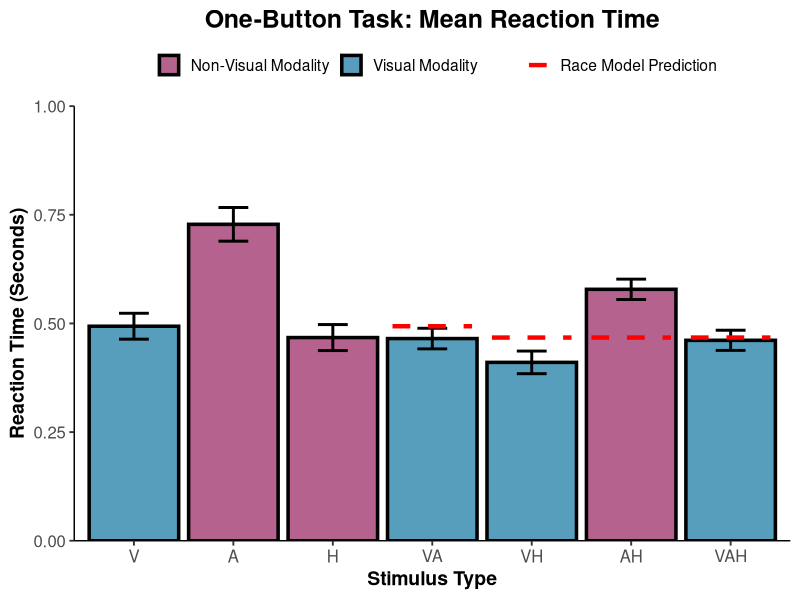
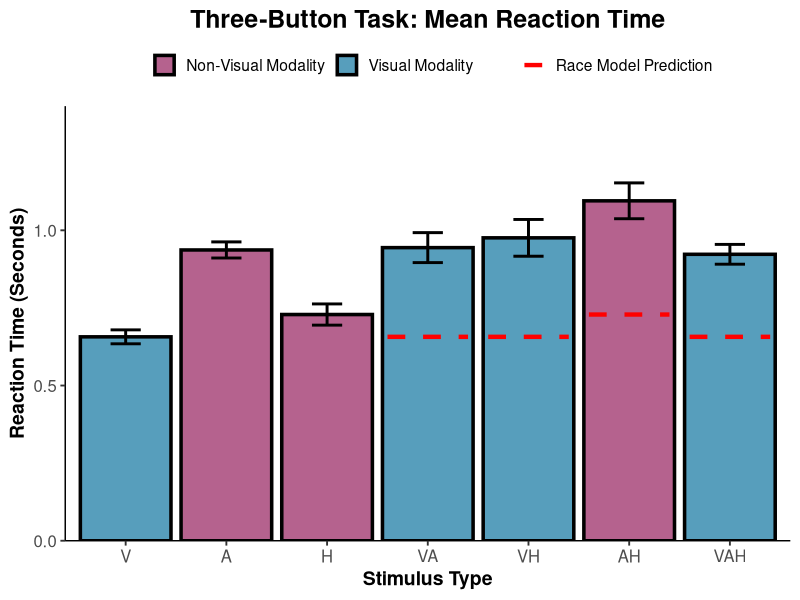
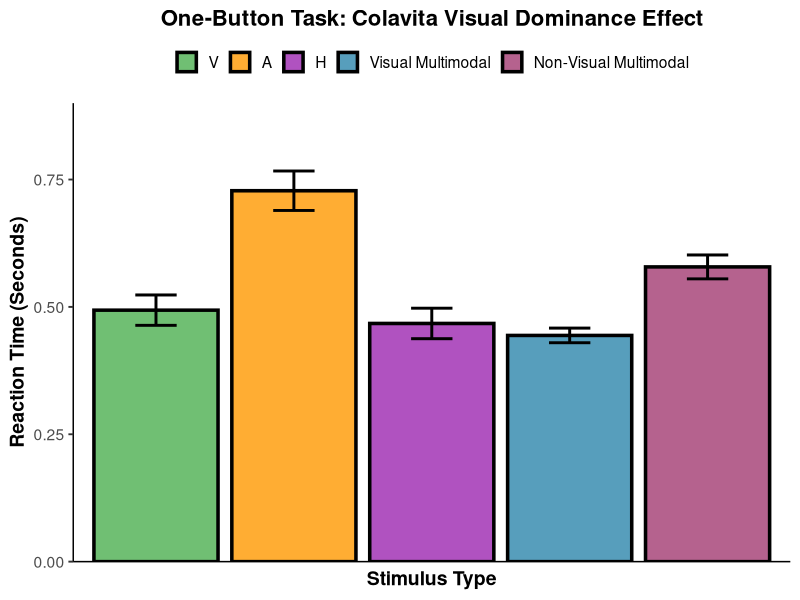
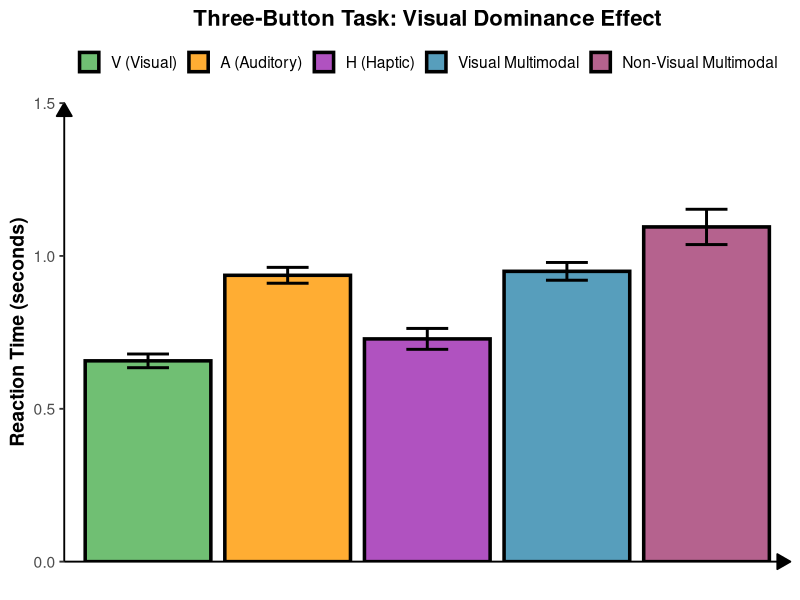

These charts were generated, in order, by the following R code:
# ============================================================================
# Create Figures - MINIMAL VERSION (No xml2/rvest needed)
# Works with: dplyr, readr, ggplot2 only
# ============================================================================

# Load only what we need (these should have installed successfully)
library(dplyr)
library(readr)
library(ggplot2)

# ============================================================================
# STEP 1: Load and Prepare Data
# ============================================================================

# Set your working directory
setwd("/Users/dylanpham/Documents/GitHub/Reaction-Time-App-Mohala-Lab-")

# Load one-button data
one_button_1 <- read_csv("one_button_reaction_data_1.csv")
one_button_2 <- read_csv("one_button_reaction_data_2.csv")
one_button_3 <- read_csv("one_button_reaction_data_3.csv")

# Load three-button data
three_button_1 <- read_csv("three_button_reaction_data_1.csv")
three_button_2 <- read_csv("three_button_reaction_data_2.csv")
three_button_3 <- read_csv("three_button_reaction_data_3.csv")

# Combine datasets
one_button <- bind_rows(one_button_1, one_button_2, one_button_3)
three_button <- bind_rows(three_button_1, three_button_2, three_button_3)

# Filter for correct responses only
one_correct <- one_button[one_button$FeltCorrectly == "YES", ]
three_correct <- three_button[three_button$FeltCorrectly == "YES", ]

cat("One-button correct trials:", nrow(one_correct), "\n")
cat("Three-button correct trials:", nrow(three_correct), "\n")

# ============================================================================
# STEP 2: Calculate Race Model Predictions
# ============================================================================

# Get unimodal mean RTs (one-button task)
V_mean <- mean(one_correct$ReactionTime_seconds[one_correct$Stimulus == "V"])
A_mean <- mean(one_correct$ReactionTime_seconds[one_correct$Stimulus == "A"])
H_mean <- mean(one_correct$ReactionTime_seconds[one_correct$Stimulus == "H"])

# Print them
cat("\n=== RACE MODEL PREDICTIONS (One-Button Task) ===\n")
cat(sprintf("V alone: %.3f s\n", V_mean))
cat(sprintf("A alone: %.3f s\n", A_mean))
cat(sprintf("H alone: %.3f s\n", H_mean))

# Calculate race model predictions
race_predictions <- data.frame(
  Stimulus = c("VA", "VH", "AH", "VAH"),
  RaceModel = c(
    min(V_mean, A_mean),
    min(V_mean, H_mean),
    min(A_mean, H_mean),
    min(V_mean, A_mean, H_mean)
  )
)

print(race_predictions)

# Get unimodal mean RTs (three-button task)
V_mean_3 <- mean(three_correct$RT1_seconds[three_correct$Stimulus == "V"], na.rm = TRUE)
A_mean_3 <- mean(three_correct$RT1_seconds[three_correct$Stimulus == "A"], na.rm = TRUE)
H_mean_3 <- mean(three_correct$RT1_seconds[three_correct$Stimulus == "H"], na.rm = TRUE)

# Race model for three-button
race_predictions_3 <- data.frame(
  Stimulus = c("VA", "VH", "AH", "VAH"),
  RaceModel = c(
    min(V_mean_3, A_mean_3),
    min(V_mean_3, H_mean_3),
    min(A_mean_3, H_mean_3),
    min(V_mean_3, A_mean_3, H_mean_3)
  )
)

# ============================================================================
# FIGURE 1: One-Button Task - Mean RT by Stimulus Type
# ============================================================================

# Calculate summary statistics
one_summary <- one_correct %>%
  group_by(Stimulus) %>%
  summarise(
    mean_RT = mean(ReactionTime_seconds),
    sem_RT = sd(ReactionTime_seconds) / sqrt(n()),
    .groups = 'drop'
  )

# Add visual-containing indicator
one_summary$visual_containing <- ifelse(grepl("V", one_summary$Stimulus), "Visual", "Non-Visual")

# Order stimuli
one_summary$Stimulus <- factor(one_summary$Stimulus, levels = c("V", "A", "H", "VA", "VH", "AH", "VAH"))

# Add race model predictions
one_summary <- merge(one_summary, race_predictions, by = "Stimulus", all.x = TRUE)

# Create Figure 1
fig1 <- ggplot(one_summary, aes(x = Stimulus, y = mean_RT, fill = visual_containing)) +
  geom_bar(stat = "identity", color = "black", size = 1.2, alpha = 0.8) +
  geom_errorbar(aes(ymin = mean_RT - sem_RT, ymax = mean_RT + sem_RT),
                width = 0.3, size = 1) +
  # Add race model lines for multimodal conditions
  geom_segment(data = one_summary[!is.na(one_summary$RaceModel), ],
               aes(x = as.numeric(Stimulus) - 0.4, xend = as.numeric(Stimulus) + 0.4,
                   y = RaceModel, yend = RaceModel, linetype = "Race Model"),
               color = "red", size = 1.5) +
  scale_fill_manual(values = c("Visual" = "#2E86AB", "Non-Visual" = "#A23B72"),
                    name = "",
                    labels = c("Non-Visual" = "Non-Visual Modality", "Visual" = "Visual Modality")) +
  scale_linetype_manual(values = c("Race Model" = "dashed"),
                        name = "",
                        labels = c("Race Model Prediction")) +
  scale_y_continuous(expand = c(0, 0), limits = c(0, 1.0)) +
  labs(
    title = "One-Button Task: Mean Reaction Time",
    x = "Stimulus Type",
    y = "Reaction Time (Seconds)"
  ) +
  theme_classic(base_size = 14) +
  theme(
    plot.title = element_text(face = "bold", size = 18, hjust = 0.5),
    axis.title = element_text(face = "bold"),
    axis.text = element_text(size = 12),
    legend.position = "top",
    axis.line = element_line(color = "black",
                            linewidth = 0.5,
                            linetype = 1))

# Save Figure 1
ggsave("Figure1_OneButton_MeanRT.png", fig1, width = 10, height = 6, dpi = 300)
cat("\n✓ Figure 1 saved: Figure1_OneButton_MeanRT.png\n")

# ============================================================================
# FIGURE 2: Three-Button Task - Mean RT by Stimulus Type
# ============================================================================

# Calculate summary statistics
three_summary <- three_correct %>%
  group_by(Stimulus) %>%
  summarise(
    mean_RT = mean(RT1_seconds, na.rm = TRUE),
    sem_RT = sd(RT1_seconds, na.rm = TRUE) / sqrt(n()),
    .groups = 'drop'
  )

three_summary$visual_containing <- ifelse(grepl("V", three_summary$Stimulus), "Visual", "Non-Visual")
three_summary$Stimulus <- factor(three_summary$Stimulus, levels = c("V", "A", "H", "VA", "VH", "AH", "VAH"))
three_summary <- merge(three_summary, race_predictions_3, by = "Stimulus", all.x = TRUE)

# Create Figure 2
fig2 <- ggplot(three_summary, aes(x = Stimulus, y = mean_RT, fill = visual_containing)) +
  geom_bar(stat = "identity", color = "black", size = 1.2, alpha = 0.8) +
  geom_errorbar(aes(ymin = mean_RT - sem_RT, ymax = mean_RT + sem_RT),
                width = 0.3, size = 1) +
  geom_segment(data = three_summary[!is.na(three_summary$RaceModel), ],
               aes(x = as.numeric(Stimulus) - 0.4, xend = as.numeric(Stimulus) + 0.4,
                   y = RaceModel, yend = RaceModel, linetype = "Race Model"),
               color = "red", size = 1.5) +
  scale_fill_manual(values = c("Visual" = "#2E86AB", "Non-Visual" = "#A23B72"),
                    name = "",
                    labels = c("Non-Visual" = "Non-Visual Modality", "Visual" = "Visual Modality")) +
  scale_linetype_manual(values = c("Race Model" = "dashed"),
                        name = "",
                        labels = c("Race Model Prediction")) +
  scale_y_continuous(expand = c(0, 0), limits = c(0, 1.4)) +
  labs(
    title = "Three-Button Task: Mean Reaction Time",
    x = "Stimulus Type",
    y = "Reaction Time (Seconds)"
  ) +
  theme_classic(base_size = 14) +
  theme(
    plot.title = element_text(face = "bold", size = 18, hjust = 0.5),
    axis.title = element_text(face = "bold"),
    axis.text = element_text(size = 12),
    legend.position = "top",
    axis.line = element_line(color = "black",
                             linewidth = 0.5,
                             linetype = 1))

# Save Figure 2
ggsave("Figure2_ThreeButton_MeanRT.png", fig2, width = 10, height = 6, dpi = 300)
cat("✓ Figure 2 saved: Figure2_ThreeButton_MeanRT.png\n")

# ============================================================================
# FIGURE 3: One-Button Task - Visual vs Non-Visual Comparison
# ============================================================================

# Calculate means for visual multimodal
vis_multi_data <- one_correct[one_correct$Stimulus %in% c("VA", "VH", "VAH"), ]
vis_multi_mean <- mean(vis_multi_data$ReactionTime_seconds)
vis_multi_sem <- sd(vis_multi_data$ReactionTime_seconds) / sqrt(nrow(vis_multi_data))

# Calculate means for non-visual multimodal
nonvis_multi_data <- one_correct[one_correct$Stimulus == "AH", ]
nonvis_multi_mean <- mean(nonvis_multi_data$ReactionTime_seconds)
nonvis_multi_sem <- sd(nonvis_multi_data$ReactionTime_seconds) / sqrt(nrow(nonvis_multi_data))

# Create comparison data
comparison_one <- data.frame(
  Category = factor(c("V", "A", "H", "Visual\nMultimodal", "Non-Visual\nMultimodal"),
                    levels = c("V", "A", "H", "Visual\nMultimodal", "Non-Visual\nMultimodal")),
  mean_RT = c(V_mean, A_mean, H_mean, vis_multi_mean, nonvis_multi_mean),
  sem_RT = c(
    sd(one_correct$ReactionTime_seconds[one_correct$Stimulus == "V"]) / sqrt(sum(one_correct$Stimulus == "V")),
    sd(one_correct$ReactionTime_seconds[one_correct$Stimulus == "A"]) / sqrt(sum(one_correct$Stimulus == "A")),
    sd(one_correct$ReactionTime_seconds[one_correct$Stimulus == "H"]) / sqrt(sum(one_correct$Stimulus == "H")),
    vis_multi_sem,
    nonvis_multi_sem
  ),
  Type = factor(c("V", "A", "H", "Visual-Multimodal", "Non-Visual-Multimodal"),
                levels = c("V", "A", "H", "Visual-Multimodal", "Non-Visual-Multimodal"))
)

# Create Figure 3
fig3 <- ggplot(comparison_one, aes(x = Category, y = mean_RT, fill = Type)) +
  geom_bar(stat = "identity", color = "black", size = 1.2, alpha = 0.8) +
  geom_errorbar(aes(ymin = mean_RT - sem_RT, ymax = mean_RT + sem_RT),
                width = 0.3, size = 1) +
  scale_fill_manual(values = c("V" = "#4CAF50",
                               "A" = "#FF9800", 
                               "H" = "#9C27B0",
                               "Visual-Multimodal" = "#2E86AB",
                               "Non-Visual-Multimodal" = "#A23B72"),
                    labels = c("V" = "V",
                               "A" = "A",
                               "H" = "H",
                               "Visual-Multimodal" = "Visual Multimodal",
                               "Non-Visual-Multimodal" = "Non-Visual Multimodal")) +
  scale_y_continuous(expand = c(0, 0), limits = c(0, 0.9)) +
  labs(
    title = "One-Button Task: Colavita Visual Dominance Effect",
    x = "Stimulus Type",
    y = "Reaction Time (Seconds)"
  ) +
  theme_classic(base_size = 14) +
  theme(
    plot.title = element_text(face = "bold", size = 16, hjust = 0.5),
    axis.title = element_text(face = "bold"),
    axis.text.x = element_blank(),
    axis.ticks.x = element_blank(),
    legend.position = "top",
    legend.title = element_blank(),
    axis.line = element_line(color = "black",
                             linewidth = 0.5,
                             linetype = 1))

# Save Figure 3
ggsave("Figure3_OneButton_Comparison.png", fig3, width = 12, height = 7, dpi = 300)
cat("✓ Figure 3 saved: Figure3_OneButton_Comparison.png\n")

# ============================================================================
# FIGURE 4: Three-Button Task - Visual vs Non-Visual Comparison
# ============================================================================

# Calculate means
vis_multi_data_3 <- three_correct[three_correct$Stimulus %in% c("VA", "VH", "VAH"), ]
vis_multi_mean_3 <- mean(vis_multi_data_3$RT1_seconds, na.rm = TRUE)
vis_multi_sem_3 <- sd(vis_multi_data_3$RT1_seconds, na.rm = TRUE) / sqrt(sum(!is.na(vis_multi_data_3$RT1_seconds)))

nonvis_multi_data_3 <- three_correct[three_correct$Stimulus == "AH", ]
nonvis_multi_mean_3 <- mean(nonvis_multi_data_3$RT1_seconds, na.rm = TRUE)
nonvis_multi_sem_3 <- sd(nonvis_multi_data_3$RT1_seconds, na.rm = TRUE) / sqrt(sum(!is.na(nonvis_multi_data_3$RT1_seconds)))

comparison_three <- data.frame(
  Category = factor(c("V", "A", "H", "Visual\nMultimodal", "Non-Visual\nMultimodal"),
                    levels = c("V", "A", "H", "Visual\nMultimodal", "Non-Visual\nMultimodal")),
  mean_RT = c(V_mean_3, A_mean_3, H_mean_3, vis_multi_mean_3, nonvis_multi_mean_3),
  sem_RT = c(
    sd(three_correct$RT1_seconds[three_correct$Stimulus == "V"], na.rm = TRUE) / sqrt(sum(three_correct$Stimulus == "V")),
    sd(three_correct$RT1_seconds[three_correct$Stimulus == "A"], na.rm = TRUE) / sqrt(sum(three_correct$Stimulus == "A")),
    sd(three_correct$RT1_seconds[three_correct$Stimulus == "H"], na.rm = TRUE) / sqrt(sum(three_correct$Stimulus == "H")),
    vis_multi_sem_3,
    nonvis_multi_sem_3
  ),
  Type = factor(c("V", "A", "H", "Visual-Multimodal", "Non-Visual-Multimodal"),
                levels = c("V", "A", "H", "Visual-Multimodal", "Non-Visual-Multimodal"))
)

pct_diff <- ((comparison_three$mean_RT[5] - comparison_three$mean_RT[4]) / comparison_three$mean_RT[4]) * 100

# Create Figure 4
fig4 <- ggplot(comparison_three, aes(x = Category, y = mean_RT, fill = Type)) +
  geom_bar(stat = "identity", color = "black", size = 1.2, alpha = 0.8) +
  geom_errorbar(aes(ymin = mean_RT - sem_RT, ymax = mean_RT + sem_RT),
                width = 0.3, size = 1) +
  scale_fill_manual(values = c("V" = "#4CAF50",
                               "A" = "#FF9800", 
                               "H" = "#9C27B0",
                               "Visual-Multimodal" = "#2E86AB",
                               "Non-Visual-Multimodal" = "#A23B72"),
                    labels = c("V" = "V (Visual)",
                               "A" = "A (Auditory)",
                               "H" = "H (Haptic)",
                               "Visual-Multimodal" = "Visual Multimodal",
                               "Non-Visual-Multimodal" = "Non-Visual Multimodal")) +
  scale_y_continuous(expand = c(0, 0), limits = c(0, 1.5)) +
  labs(
    title = "Three-Button Task: Visual Dominance Effect",
    x = "",
    y = "Reaction Time (seconds)"
  ) +
  theme_classic(base_size = 14) +
  theme(
    plot.title = element_text(face = "bold", size = 16, hjust = 0.5),
    axis.title = element_text(face = "bold"),
    axis.text.x = element_blank(),
    axis.ticks.x = element_blank(),
    legend.position = "top",
    legend.title = element_blank(),
    axis.line = element_line(arrow = arrow(type = "closed", length = unit(0.15, "inches")))
  )

ggsave("Figure4_ThreeButton_Comparison.png", fig4, width = 12, height = 7, dpi = 300)
cat("✓ Figure 4 saved: Figure4_ThreeButton_Comparison.png\n")

# ============================================================================
# SUMMARY
# ============================================================================

cat("\n=== SUMMARY STATISTICS ===\n")
cat("\nONE-BUTTON TASK:\n")
cat(sprintf("  Visual Multimodal:     %.3f ± %.3f s\n", 
            comparison_one$mean_RT[4], comparison_one$sem_RT[4]))
cat(sprintf("  Non-Visual Multimodal: %.3f ± %.3f s\n",
            comparison_one$mean_RT[5], comparison_one$sem_RT[5]))
cat(sprintf("  Visual dominance: %.1f%% faster\n",
            ((comparison_one$mean_RT[5] - comparison_one$mean_RT[4]) / comparison_one$mean_RT[4]) * 100))

cat("\nTHREE-BUTTON TASK:\n")
cat(sprintf("  Visual Multimodal:     %.3f ± %.3f s\n",
            comparison_three$mean_RT[4], comparison_three$sem_RT[4]))
cat(sprintf("  Non-Visual Multimodal: %.3f ± %.3f s\n",
            comparison_three$mean_RT[5], comparison_three$sem_RT[5]))
cat(sprintf("  Visual dominance: %.1f%% faster\n", pct_diff))

cat("\n=== ALL FIGURES CREATED SUCCESSFULLY! ===\n")
cat("\nGenerated files:\n")
cat("  - Figure1_OneButton_MeanRT.png\n")
cat("  - Figure2_ThreeButton_MeanRT.png\n")
cat("  - Figure3_OneButton_Comparison.png\n")
cat("  - Figure4_ThreeButton_Comparison.png\n")
